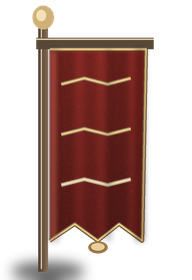
#> input picture assets/effects/skills/array_flag_red.png, 192 x 280 px, found by its file name; its folder holds 8 pictures in this run
$ python gen_flag_three_color.py
#> lines starting #> are read from the running program, lines starting #| are printed output that depends on the picture
### tools/_art_common.py
"""两仪真人美术的公共润色工具（2026-10-28）。

目的：在**不改变任何轮廓**的前提下，把平涂分件做出材质感 ——
垂直明暗、边缘内阴影、外缘环境光、细颗粒。因为只改明暗与边缘，
rig.tres 的分件锚点（整画布 900×720 / offset = -joint）完全不受影响。

⚠ 生图配额仍是 HTTP 403 code 112，本轮全部走程序化；正式美术同名覆盖即可。
"""
from PIL import Image, ImageDraw, ImageFilter, ImageChops
import math

GOLD = (196, 154, 70, 255)
GOLD_L = (240, 210, 132, 255)
CYAN_L = (150, 228, 236, 255)
WHITE2 = (244, 240, 228, 255)


def clip_layer(layer: Image.Image, alpha: Image.Image) -> Image.Image:
    """把一层颜色裁到 alpha 形状里（用于渐变 / 纹理只作用于分件本身）"""
    out = layer.copy()
    out.putalpha(ImageChops.multiply(layer.getchannel("A"), alpha))
    return out


def polish(img: Image.Image, grain: float = 0.16, rim_alpha: float = 0.18,
           rim_color=(150, 228, 236)) -> Image.Image:
    """平涂 → 有材质：竖向明暗 + 边缘内阴影 + 外缘环境光 + 细颗粒。
    只在最终分辨率上跑（别在 3× 超采样上跑，滤镜太贵）。"""
    w, h = img.size
    alpha = img.getchannel("A")

    # 1) 竖向明暗：上 45% 提亮、下 55% 压暗（低透明，柔和过渡）
    grad = Image.new("RGBA", (w, h), (0, 0, 0, 0))
    gd = ImageDraw.Draw(grad)
    for y in range(h):
        t = y / max(1, h - 1)
        if t < 0.45:
            a = int(30 * (1.0 - t / 0.45))
            gd.line([(0, y), (w, y)], fill=(255, 250, 236, a))
        else:
            a = int(58 * ((t - 0.45) / 0.55))
            gd.line([(0, y), (w, y)], fill=(6, 8, 12, a))
    img = Image.alpha_composite(img, clip_layer(grad, alpha))

    # 2) 边缘内阴影：alpha 内缩再模糊，差集就是内侧的一圈暗边
    inner = alpha.filter(ImageFilter.MinFilter(7)).filter(ImageFilter.GaussianBlur(4))
    edge = ImageChops.subtract(alpha, inner)
    shadow = Image.new("RGBA", (w, h), (6, 8, 12, 0))
    shadow.putalpha(edge.point(lambda v: int(v * 0.60)))
    img = Image.alpha_composite(img, shadow)

    # 3) 外缘环境光：淡淡一圈（阴侧青、阳侧金由调用方自己再叠）
    outer = alpha.filter(ImageFilter.MaxFilter(7)).filter(ImageFilter.GaussianBlur(7))
    halo = Image.new("RGBA", (w, h), (rim_color[0], rim_color[1], rim_color[2], 0))
    halo.putalpha(ImageChops.subtract(outer, alpha).point(lambda v: int(v * rim_alpha)))
    img = Image.alpha_composite(halo, img)

    # 4) 细颗粒：纸面 / 布料颗粒，只落在分件里
    noise = Image.effect_noise((w, h), 16).convert("L")
    grain_layer = Image.new("RGBA", (w, h), (255, 252, 244, 0))
    grain_layer.putalpha(ImageChops.multiply(
        noise.point(lambda v: max(0, v - 120)),
        alpha.point(lambda v: int(v * grain))))
    img = Image.alpha_composite(img, grain_layer)
    return img


# [47 lines left out: functions radial_glow, vignette, draw_bagua_ring, _tangent_bar, not called in this run]

### tools/gen_flag_three_color.py
"""阵旗三色（2026-10-28）：由现有朱砂竖幡派生出「墨」「石青」两面，
并生成三件写实旗顶饰（青铜枪尖 / 铁锁环 / 石青玉璧）与三种地面环。

原则：只改布面颜色与杆顶，不动旗杆、金线、投影与轮廓，保证三面旗是同一批材料做的。
"""
from PIL import Image, ImageDraw, ImageFilter
import math
import os
import sys

sys.path.insert(0, os.path.dirname(os.path.abspath(__file__)))
import _art_common as ac  # noqa: E402

OUT = "assets/effects/skills"


def lerp(a, b, t):
    return tuple(int(round(a[i] + (b[i] - a[i]) * t)) for i in range(3))


def recolor(src_name, dst_name, shadow, light):
#> called with src_name = 'array_flag_red.png', dst_name = 'array_flag_ink.png', shadow = (8, 10, 14), light = (48, 52, 62)
    im = Image.open(os.path.join(OUT, src_name)).convert("RGBA")
#> im is the input picture: PIL image 192x280 RGBA; mean R, G, B, A 49.7, 24.9, 18.6, 105.7
    px = im.load()
    w, h = im.size
#> w = 192; h = 280
    for y in range(h):
        for x in range(w):
            r, g, b, a = px[x, y]
            if a < 40:
                continue
            # 布面：红占绝对主导（金线 g/r≈0.8，布面≈0.3）
            if g > r * 0.55 or b > r * 0.60:
                continue
            lum = 0.299 * r + 0.587 * g + 0.114 * b
            t = max(0.0, min(1.0, lum / 110.0))
            nr, ng, nb = lerp(shadow, light, t)
            px[x, y] = (nr, ng, nb, a)
    im.save(os.path.join(OUT, dst_name))
    print("flag", dst_name)


def canvas(size=96):
    return Image.new("RGBA", (size, size), (0, 0, 0, 0))


def shadow_blob(d, cx, cy, r):
    d.ellipse([cx - r, cy - r + 6, cx + r, cy + r + 6], fill=(0, 0, 0, 70))


def ornament_spear():
    """攻：青铜枪尖（写实金属：暗底、亮脊、金箍、短杆）"""
    c = canvas()
#> c: PIL image 96x96 RGBA; every value is 0
    d = ImageDraw.Draw(c)
    shadow_blob(d, 48, 48, 22)
    # 枪尖本体
    blade = [(48, 4), (63, 34), (56, 62), (40, 62), (33, 34)]
    d.polygon(blade, fill=(118, 84, 44, 255), outline=(58, 40, 22, 255))
    d.polygon([(48, 8), (57, 34), (48, 58), (48, 8)], fill=(206, 168, 104, 255))
    d.polygon([(48, 8), (39, 34), (48, 58), (48, 8)], fill=(150, 108, 58, 255))
    d.line([(48, 10), (48, 58)], fill=(244, 216, 158, 230), width=2)
    # 金箍
    d.rounded_rectangle([36, 60, 60, 72], radius=4, fill=(196, 154, 70, 255),
                        outline=(110, 78, 34, 255))
    d.line([(38, 64), (58, 64)], fill=(244, 214, 146, 200), width=2)
    # 短杆
    d.rectangle([45, 72, 51, 92], fill=(96, 72, 48, 255))
    d.line([(46, 72), (46, 90)], fill=(150, 120, 84, 200), width=1)
    c.save(os.path.join(OUT, "flag_top_spear.png"))
    print("ornament spear")


def ornament_ring():
    """困：铁锁环（冷铁 + 铆钉 + 一小截链节）"""
    c = canvas()
    d = ImageDraw.Draw(c)
    shadow_blob(d, 48, 50, 24)
    # 环体
    d.ellipse([20, 22, 76, 78], outline=(46, 50, 58, 255), width=13)
    d.ellipse([23, 25, 73, 75], outline=(92, 98, 110, 255), width=4)
    d.arc([20, 22, 76, 78], 200, 300, fill=(168, 176, 190, 255), width=5)
    d.arc([20, 22, 76, 78], 30, 120, fill=(18, 20, 26, 220), width=4)
    # 铆钉
    for a in (20, 110, 200, 290):
        x = 48 + math.cos(math.radians(a)) * 28
        y = 50 + math.sin(math.radians(a)) * 28
        d.ellipse([x - 4, y - 4, x + 4, y + 4], fill=(150, 156, 168, 255),
                  outline=(20, 22, 28, 255))
    # 链节 + 红绳
    d.rounded_rectangle([42, 78, 54, 92], radius=5, outline=(70, 76, 88, 255), width=4)
    d.line([(48, 14), (48, 22)], fill=(150, 40, 34, 255), width=3)
    c.save(os.path.join(OUT, "flag_top_ring.png"))
    print("ornament ring")


def ornament_jade():
    """守：石青玉璧（玉面渐变 + 金边 + 金销）"""
    c = canvas()
    d = ImageDraw.Draw(c)
    shadow_blob(d, 48, 48, 24)
    d.ellipse([18, 16, 78, 76], fill=(16, 42, 48, 255), outline=(196, 154, 70, 255), width=4)
    d.ellipse([24, 22, 72, 70], fill=(38, 96, 106, 255))
    d.arc([24, 22, 72, 70], 200, 330, fill=(132, 206, 212, 230), width=5)
    d.arc([24, 22, 72, 70], 20, 120, fill=(14, 46, 54, 220), width=4)
    d.ellipse([40, 38, 56, 54], fill=(8, 16, 20, 255), outline=(196, 154, 70, 255), width=3)
    d.line([(48, 76), (48, 92)], fill=(196, 154, 70, 255), width=4)
    d.line([(30, 30), (36, 26)], fill=(240, 250, 250, 200), width=2)
    c.save(os.path.join(OUT, "flag_top_jade.png"))
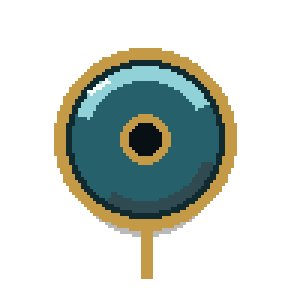
#> saved as flag_top_jade.png: PIL image 96x96 RGBA (shown 3 times larger); mean R, G, B, A 28.5, 35.8, 29.7, 81.3; transparent parts drawn white
    print("ornament jade")


def ground_ring(name, color, width=4, dashes=0, fill_alpha=0, ticks=None):
#> called with name = 'flag_warn_ring.png', color = (226, 86, 66, 235), width = 5, dashes = 12, fill_alpha = 46
    size = 256
    img = Image.new("RGBA", (size, size), (0, 0, 0, 0))
#> img: PIL image 256x256 RGBA; every value is 0
    d = ImageDraw.Draw(img)
    cx = cy = size // 2
    r = 116
    if fill_alpha > 0:
        layer = Image.new("RGBA", (size, size), (0, 0, 0, 0))
        ld = ImageDraw.Draw(layer)
        ld.ellipse([cx - r, cy - r, cx + r, cy + r], fill=(color[0], color[1], color[2], fill_alpha))
        img = Image.alpha_composite(img, layer.filter(ImageFilter.GaussianBlur(18)))
        d = ImageDraw.Draw(img)
    if dashes > 0:
        step = 360.0 / dashes
        for i in range(dashes):
            a0 = i * step
            d.arc([cx - r, cy - r, cx + r, cy + r], a0, a0 + step * 0.55,
                  fill=color, width=width)
    else:
        d.ellipse([cx - r, cy - r, cx + r, cy + r], outline=color, width=width)
    if ticks:
        for a in ticks:
            rad = math.radians(a)
            x1, y1 = cx + math.cos(rad) * (r - 12), cy + math.sin(rad) * (r - 12)
            x2, y2 = cx + math.cos(rad) * (r + 12), cy + math.sin(rad) * (r + 12)
            d.line([(x1, y1), (x2, y2)], fill=(240, 210, 132, 220), width=4)
    img = ac.polish(img, grain=0.10, rim_alpha=0.10)
#> in clip_layer, `out = layer.copy()`:
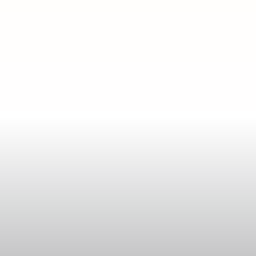
#> out: PIL image 256x256 RGBA; mean R, G, B, A 117.9, 116.7, 112.6, 22.3; transparent parts drawn white
    img.save(os.path.join(OUT, name))
    print("ring", name)


if __name__ == "__main__":
    recolor("array_flag_red.png", "array_flag_ink.png", (8, 10, 14), (48, 52, 62))
    recolor("array_flag_red.png", "array_flag_blue.png", (10, 30, 38), (52, 122, 134))
    ornament_spear()
    ornament_ring()
    ornament_jade()
    ground_ring("flag_warn_ring.png", (226, 86, 66, 235), width=5, dashes=12, fill_alpha=46)
    ground_ring("flag_bind_ring.png", (92, 80, 72, 150), width=3, dashes=16, fill_alpha=26)
#> call 2 of polish, with grain = 0.1, rim_alpha = 0.1, rim_color = (150, 228, 236)
#> in polish (call 2), `inner = alpha.filter(ImageFilter.MinFilter(7)).filter(ImageFilter.Gaus..`:
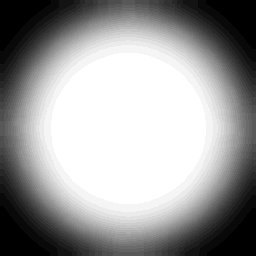
#> inner: PIL image 256x256 L; min 0, max 26, mean 15.8; drawn with min black and max white
#> in polish (call 2), `outer = alpha.filter(ImageFilter.MaxFilter(7)).filter(ImageFilter.Gaus..`:
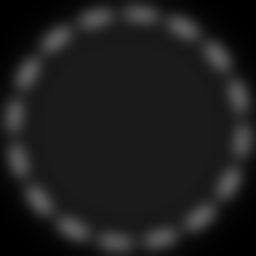
#> outer: PIL image 256x256 L; min 0, max 89, mean 28.1
#> in polish (call 2), `noise = Image.effect_noise((w, h), 16).convert("L")`:
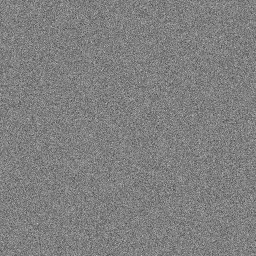
#> noise: PIL image 256x256 L; min 67, max 202, mean 127.5
    ground_ring("flag_guard_ring.png", (120, 206, 214, 210), width=4, ticks=(0, 90, 180, 270))
#> call 3 of polish, with grain = 0.1, rim_alpha = 0.1, rim_color = (150, 228, 236)
#> in polish (call 3), `inner = alpha.filter(ImageFilter.MinFilter(7)).filter(ImageFilter.Gaus..`: inner: PIL image 256x256 L; every value is 0
#> in polish (call 3), `img = Image.alpha_composite(img, shadow)`:
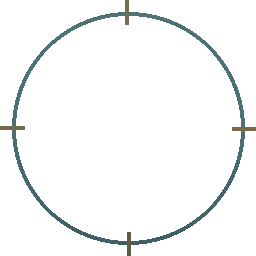
#> img: PIL image 256x256 RGBA; mean R, G, B, A 3, 4.5, 4.5, 11.2; transparent parts drawn white
#> in polish (call 3), `outer = alpha.filter(ImageFilter.MaxFilter(7)).filter(ImageFilter.Gaus..`:
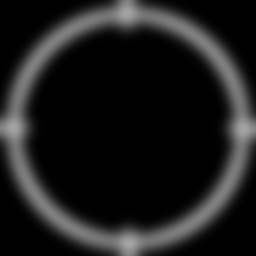
#> outer: PIL image 256x256 L; min 0, max 164, mean 28.9
